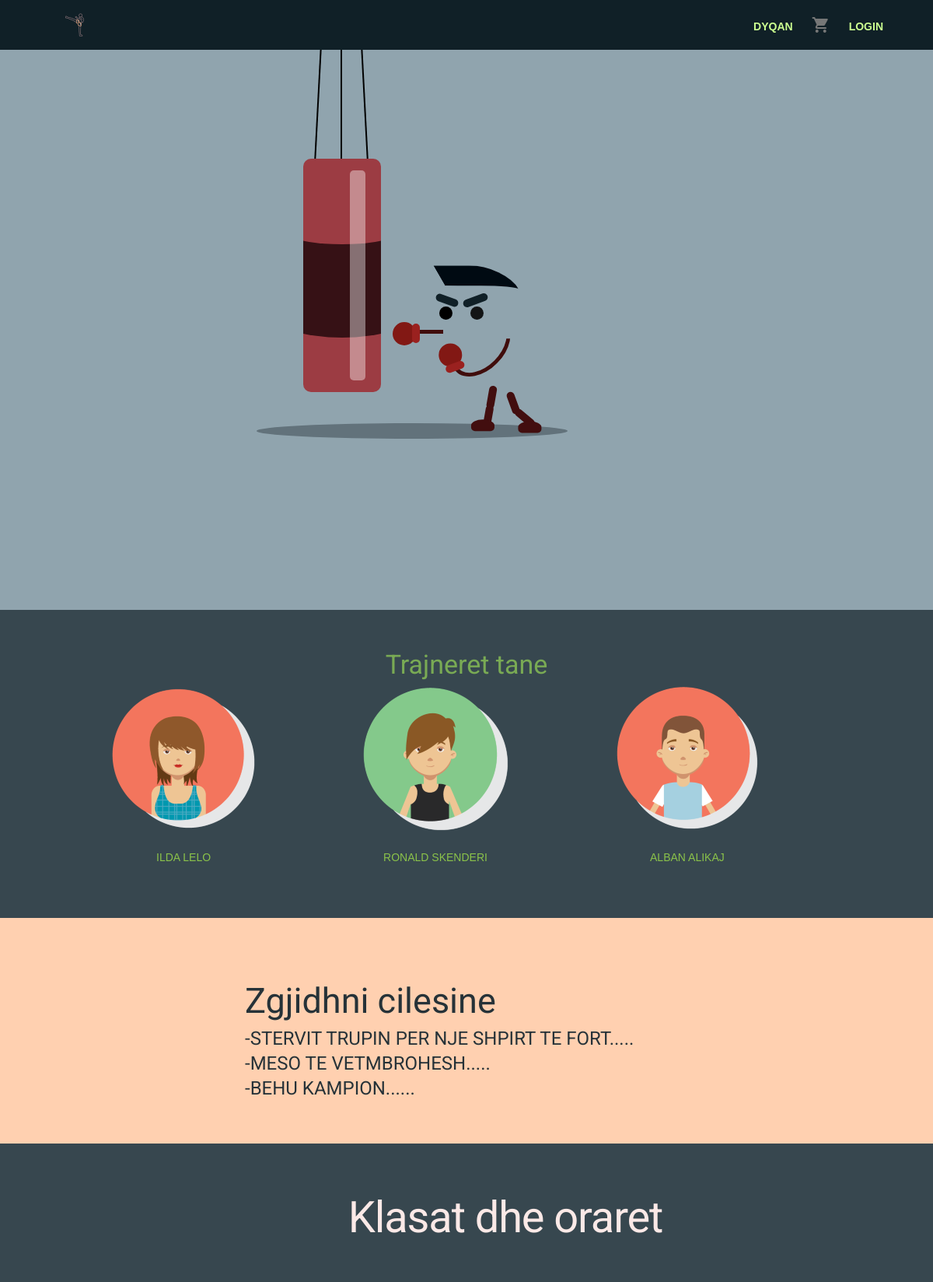
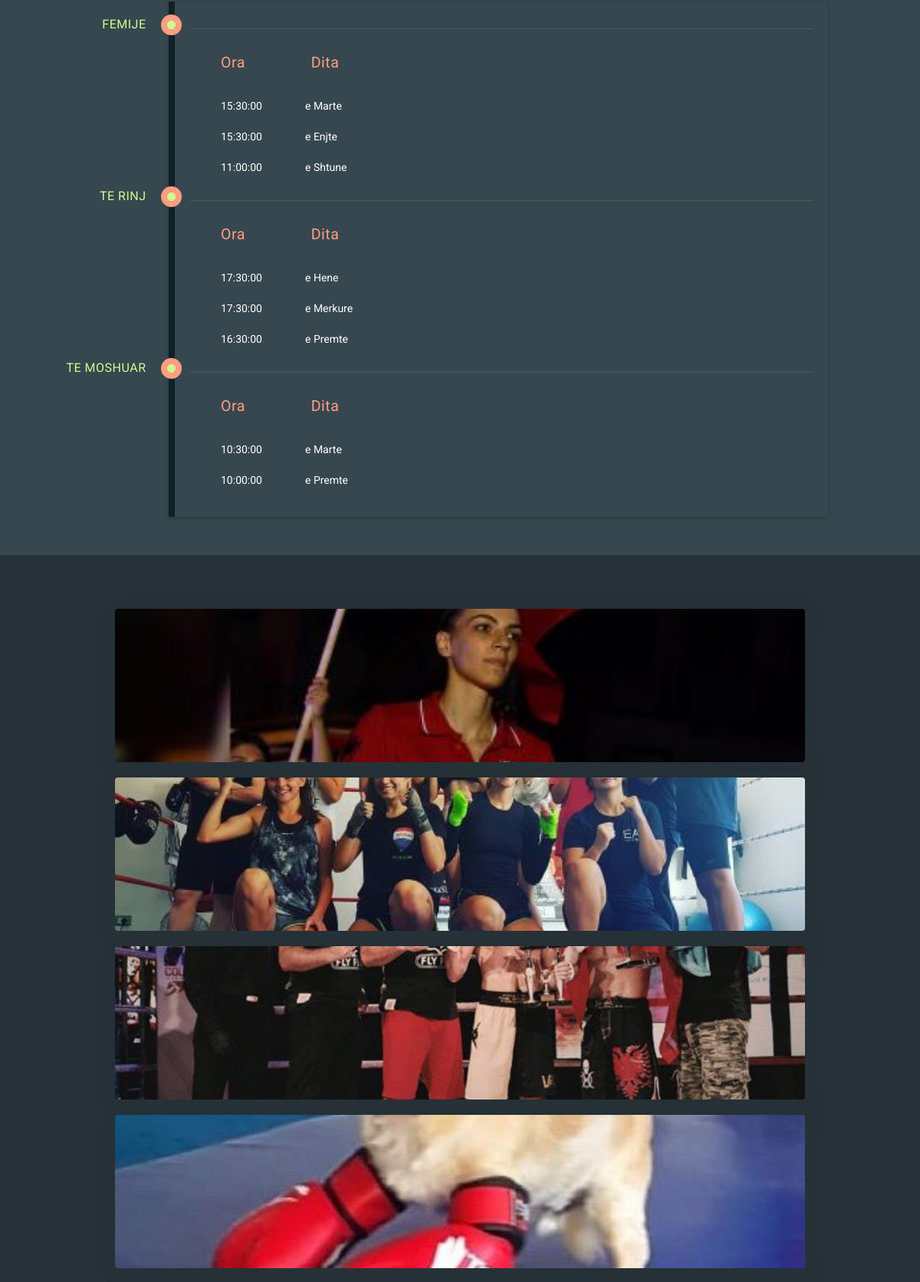
The page /Kickbox/kryefaqja.php (upper part) on the database its author committed (2 pictures, top to bottom).
### tables this page shows
CREATE TABLE `seanca_kls` (
  `ID_seanca` int(11) NOT NULL,
  `ID_trajneri` int(11) NOT NULL,
  `Titull_seanca` varchar(20) NOT NULL,
  `Ora_seanca` time NOT NULL,
  `Dita_seanca` varchar(11) NOT NULL
);

CREATE TABLE `galeria` (
  `ID_foto` int(11) NOT NULL,
  `Foto` varchar(255) NOT NULL
);

### Kickbox/kryefaqja.php (the view, shortened to what this page needs)
<!doctype html>
<html lang="en">
<head>
  <link rel="stylesheet" href="material.min.css">
  <link rel="stylesheet" href="styles.css">
  <link rel="stylesheet" href="//cdn.materialdesignicons.com/2.1.99/css/materialdesignicons.min.css">
  <link rel="stylesheet" href="https://cdnjs.cloudflare.com/ajax/libs/Swiper/4.2.0/css/swiper.min.css">
  <link rel="stylesheet" href="https://cdnjs.cloudflare.com/ajax/libs/fancybox/3.2.5/jquery.fancybox.min.css" />
</head>
<body>
  <?php include 'header.php';
  ob_flush(); ?>
  <div class="kickbox-be-together-section mdl-typography--text-center">
    <div class="container">
      <div class="lines"></div>
      <div class="punching"></div>
      <div class="leg right">
        <div></div>
      </div>
      <div class="arm-container">
        <div class="arm-right"></div>
      </div>
      <div class="apple">
        <div class="hairs"></div>
        <div class="eyes"></div>
        <div class="arm-left"></div>
        <div class="leg left">
          <div></div>
        </div>
      </div>
      <div class="shadow"></div>
    </div>
  </div>
  <div class="kickbox-trajneret " id="trajner">
    <div class="kickbox-trajner-section mdl-typography--text-center">
      <div class="mdl-typography--display-1-color-contrast">Trajneret tane</div>
      <div class="kickbox-tv kickbox-trajner">
        <p><a class="kickbox-image-link" href="trajnerInfo.php#ilda">
            <img class="kickbox-trajner-image" src="images/ilda.png"></a>
        </p>
        <p><a class="kickbox-link mdl-typography--font-regular mdl-typography--text-uppercase" href="trajnerInfo.php#ilda">ILDA LELO</a>
        </p>
      </div>
      <div class="kickbox-tv kickbox-trajner">
        <p><a class="kickbox-image-link" href="trajnerInfo.php#ronald">
            <img class="kickbox-trajner-image" src="images/ronald.png"></a>
        </p>
        <p><a class="kickbox-link mdl-typography--font-regular mdl-typography--text-uppercase" href="trajnerInfo.php#ronald">RONALD SKENDERI</a>
        </p>
      </div>
      <div class="kickbox-tv kickbox-trajner">
        <p><a class="kickbox-image-link" href="trajnerInfo.php#alban">
            <img class="kickbox-trajner-image" src="images/alban.png"></a>
        </p>
        <p><a class="kickbox-link mdl-typography--font-regular mdl-typography--text-uppercase" href="trajnerInfo.php#alban">ALBAN ALIKAJ</a>
        </p>
      </div>
    </div>
  </div>
  <div class="kickbox-wear-section">
    <div class="kickbox-wear-band">
      <div class="kickbox-wear-band-text">
        <div class="mdl-typography--display-2">Zgjidhni cilesine</div>
        <p class="mdl-typography--headline">
          -STERVIT TRUPIN PER NJE SHPIRT TE FORT.....</br>
          -MESO TE VETMBROHESH.....</br>
          -BEHU KAMPION......
        </p>
        <p>
        </p>
      </div>
    </div>
  </div>
  <div class="kickbox-customized-section mdl-typography--display-2" id="klasa">
    <section id="timeline" class="timeline-outer">
      <div class="container" id="content">
        <div class="row">
          <h1 class="ora">Klasat dhe oraret</h1>
          <ul class="timeline">
            <li class="event" data-date="FEMIJE">
            <li>
              <pre><h3>Ora&emsp; &emsp;&emsp;&emsp;Dita</h3></pre>
            </li>
            <?php $result = mysqli_query($conn, "SELECT * FROM seanca_kls WHERE ID_trajneri='2'");
            while ($row = mysqli_fetch_array($result)) { ?>
              <p>
                <ul><?php echo "" . $row['Ora_seanca']; ?><?php echo "&emsp;&emsp;&emsp;&emsp;" . $row['Dita_seanca']; ?></ul>
              </p>
              </li>
            <?php }   ?>
            <li class="event" data-date="TE RINJ">
            <li>
              <pre><h3>Ora&emsp; &emsp;&emsp;&emsp;Dita</h3></pre>
            </li>
            <?php $result1 = mysqli_query($conn, "SELECT * FROM seanca_kls WHERE ID_trajneri='1'");
            while ($row1 = mysqli_fetch_array($result1)) { ?>
              <p>
                <ul><?php echo "" . $row1['Ora_seanca']; ?><?php echo "&emsp;&emsp;&emsp;&emsp;" . $row1['Dita_seanca']; ?></ul>
              </p>
              </li>
            <?php }   ?>
            <li class="event" data-date="TE MOSHUAR">
            <li>
              <pre><h3>Ora&emsp; &emsp;&emsp;&emsp;Dita</h3></pre>
            </li>
            <?php $result2 = mysqli_query($conn, "SELECT * FROM seanca_kls WHERE ID_trajneri='3'");
            while ($row2 = mysqli_fetch_array($result2)) { ?>
              <p>
                <ul><?php echo "" . $row2['Ora_seanca']; ?><?php echo "&emsp;&emsp;&emsp;&emsp;" . $row2['Dita_seanca']; ?></ul>
              </p>
              </li>
            <?php } ?>
          </ul>
        </div>
      </div>
    </section>
  </div>
  <div class="fotot kryefaqja" id="gal">
    <div class="carousel-gallery">
      <div class="swiper-container">
        <div class="swiper-wrapper">
          <?php $result = mysqli_query($conn, "SELECT * FROM galeria");
          while ($row = mysqli_fetch_array($result)) { ?>
            <div class="swiper-slide">
              <a class="swiperlink" href="<?php echo $row['Foto']; ?>?auto=compress&cs=tinysrgb&dpr=2&h=750&w=1260" data-fancybox="gallery">
                <div class="image" style="background-image: url(<?php echo $row['Foto']; ?>?auto=compress&cs=tinysrgb&dpr=1&w=500)">
                </div>
              </a>
            </div> <br>
          <?php }
          mysqli_close($conn); ?>
        </div>
      </div>
    </div>
  </div>
  <?php include 'footer.php'; ?>
</body>
</html>

### rows shown on the page
seanca_kls: Ora_seanca "15:30:00", Dita_seanca "e Marte"
seanca_kls: Ora_seanca "15:30:00", Dita_seanca "e Enjte"
seanca_kls: Ora_seanca "11:00:00", Dita_seanca "e Shtune"
seanca_kls: Ora_seanca "17:30:00", Dita_seanca "e Hene"
seanca_kls: Ora_seanca "17:30:00", Dita_seanca "e Merkure"
seanca_kls: Ora_seanca "16:30:00", Dita_seanca "e Premte"
seanca_kls: Ora_seanca "10:30:00", Dita_seanca "e Marte"
seanca_kls: Ora_seanca "10:00:00", Dita_seanca "e Premte"
galeria: Foto (picture)
galeria: Foto (picture)
galeria: Foto (picture)
galeria: Foto (picture)
